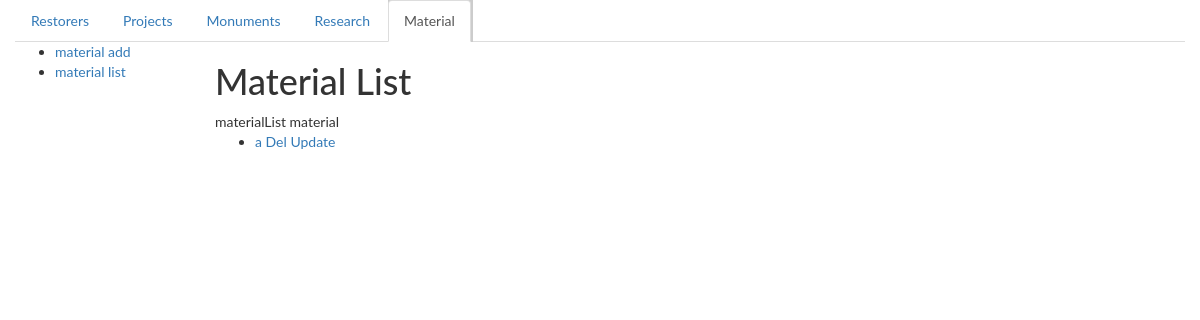
/material/list, run on an earlier commit of the app's database.
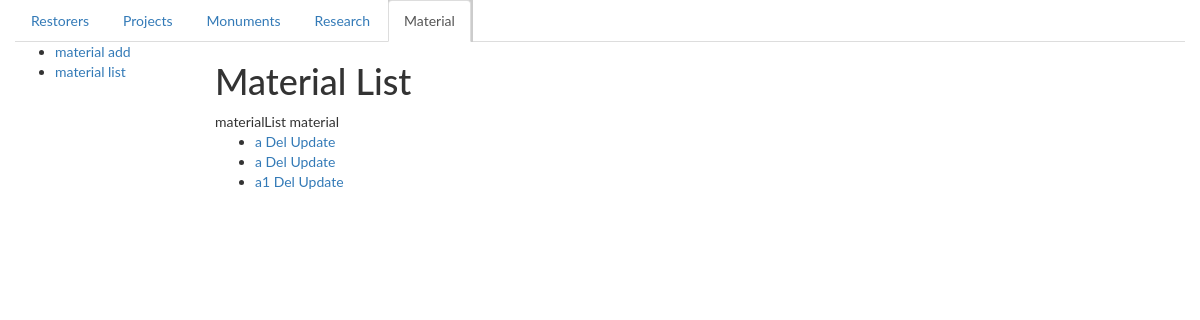
And on a later commit of the database.
### catalogWeb/models.py (models this page shows)
class Material(AlbumMixin, models.Model):
    name = models.CharField(max_length=45)
    description = models.CharField(max_length=200)  # general info
    album = models.OneToOneField('album.Album', null=True)
    def __str__(self):
        return '%s' % self.name  # self.MaterialDefinition.name

### catalogWeb/views/material.py (the view)
# urls.py: url(r'material/list', views.MaterialView.as_view(), name='materialList'),
class MaterialView(generic.ListView):
    model = Material
    template_name = 'catalogWeb/material/material_list.html'
    paginate_by = 4
    @add_tab_name('material')
    def get_context_data(self):
        return super().get_context_data()

### catalogWeb/helpers.py (called while the page is built)
def add_tab_name(tab_name):
    def real_decorator(func):
        def wrapper(*args, **kwargs):
            context = func(*args, **kwargs)
            context['tab_name'] = tab_name
            return context
        return wrapper
    return real_decorator

### catalogWeb/templates/catalogWeb/material/material_list.html
{% extends "base_generic.html" %}
{% block sidebar %}
  <ul class="sidebar-nav">
    <li><a href="{% url 'materialCreate' %}">material add</a></li>
    <li><a href="{% url 'materialList' %}">material list</a></li>
  </ul>
{% endblock sidebar %}
{% block content %}
    <h1>Material List</h1>
{{   request.resolver_match.url_name }}
    {{  tab_name }}
    {% if material_list %}
    <ul>
      {% for material in material_list %}
      <li>
        <a href="{% url 'materialDetail' material.id %}"> {{  material }}</a>
          <a href="{% url 'materialDelete' material.id %}"> Del</a>
            <a href="{% url 'materialUpdate' material.id %}"> Update</a>
      </li>
      {% endfor %}
    </ul>
    {% else %}
      <p>There are no books in the library.</p>
    {% endif %}
{% endblock %}

What changed in the data, as far as the page shows it:
added Material: name "a"
added Material: name "a1"
